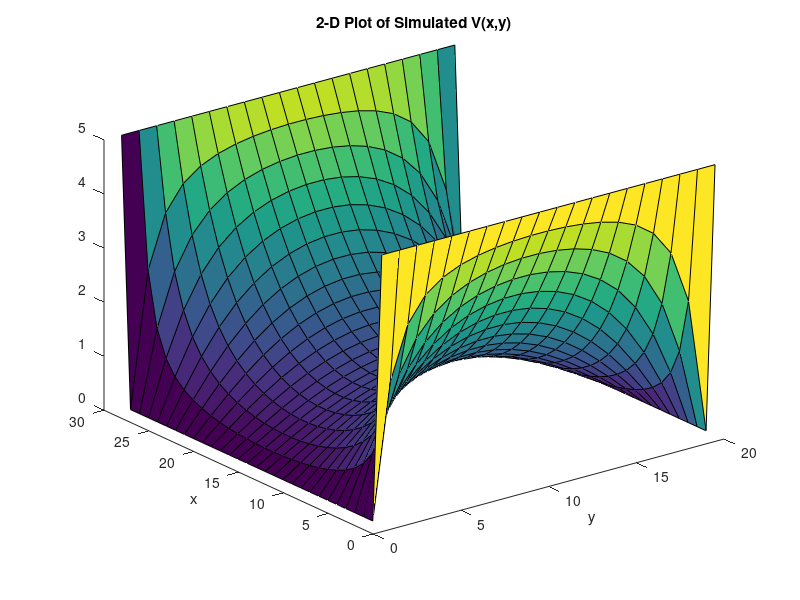
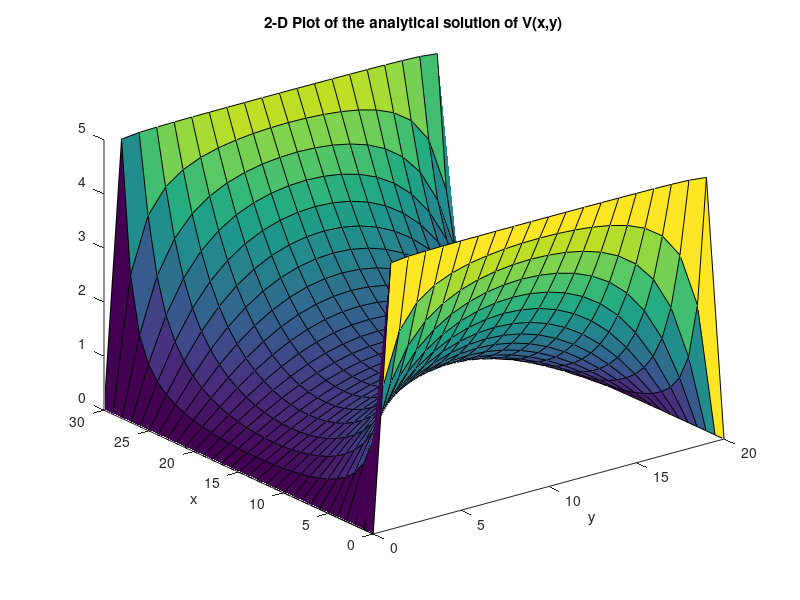

MATLAB code for these plots, in order:
%Question 1b
clc
clear all;

L = 30;
W = 20;

G = sparse(W*L,W*L);
F = sparse(W*L,1);
        
dx = 500;
dy = 500;
V0 = 5;

for i=1:L
    for j=1:W
        n = j + (i-1)*W;
        nxm = j + (i-2)*W;
        nxp = j + (i)*W;
        nym = (j-1) + (i-1)*W;
        nyp = (j+1) + (i-1)*W;
        
        %Boundary Conditions 
        if i == 1 || i == L 
            G(n,n) = 1;
            F(n,1) = V0;
        elseif j == 1 || j == W
            G(n,n) = 1;
            F(n,1) = 0;

        else
            G(n,n) =  -2/(dx)^2 + -2/(dy)^2;
            G(n,nxm) = 1/(dx)^2;
            G(n,nxp) = 1/(dx)^2;
            G(n,nym) = 1/(dy)^2;
            G(n,nyp) = 1/(dy)^2;
        end 
    end 
end

V = G\F; 

V_solution = zeros(L,W);

for i=1:L
    for j=1:W
        n = j + (i-1)*W;
        
        V_solution(i,j) = V(n);
    end
end
    
[X,Y] = meshgrid(1:W,1:L);

a = W;
b = L/2; 


figure();  %Optional
surf(X,Y,V_solution);
grid;
title('2-D Plot of Simulated V(x,y)');
xlabel('y');
ylabel('x');


num_itter = 140; 
Va = @(x,y,n) (1/n)*(cosh((n*pi*x)/a)* sin((n*pi*y)/a))/(cosh((n*pi*b)/a));

Vc = zeros(L+1, W+1);

for x=0:L
    for y=0:W
        for n = 1:2:2*num_itter
            Vc(x+1,y+1) = Vc(x+1,y+1) + Va(x-(L)/2,y,n);
        end
    end
end

Vc = Vc*((4*V0)/pi);

[X2,Y2] = meshgrid(0:W,0:L);

figure();
surf(X2,Y2,Vc);
grid;
title('2-D Plot of the analytical solution of V(x,y)');
xlabel('y');
ylabel('x');